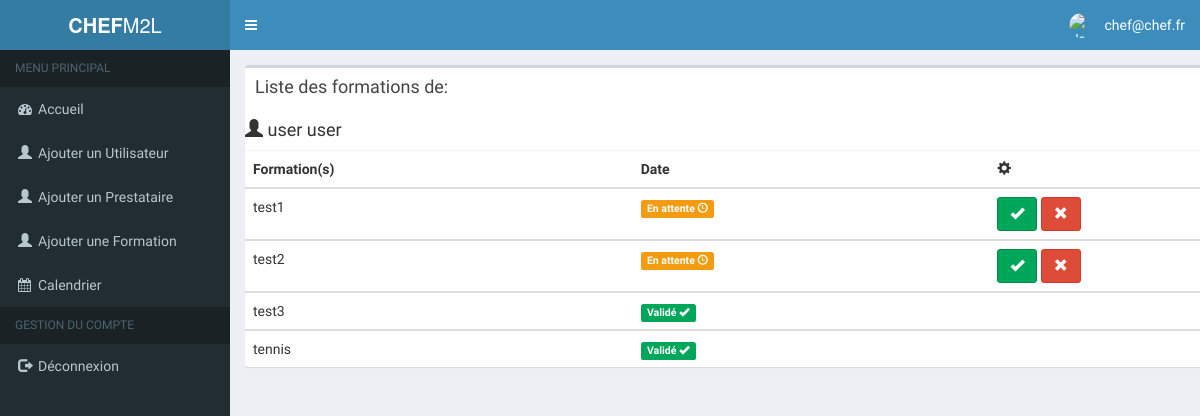
The app's page /M2L/formationUser?id=3 (signed in), older data.
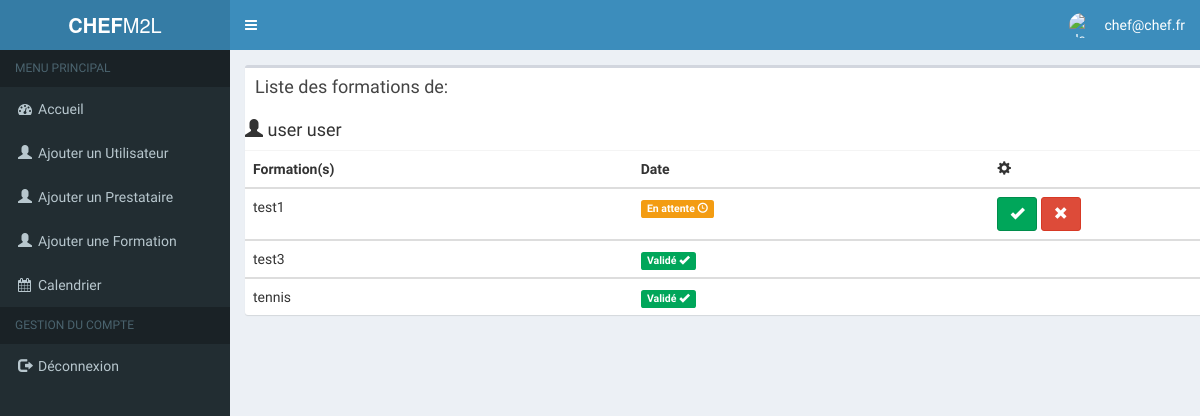
The same page, newer data.
### tables this page shows
CREATE TABLE `suivre` (
  `etat` varchar(25) DEFAULT NULL,
  `id_s` int(11) NOT NULL,
  `id_f` int(11) NOT NULL
);

CREATE TABLE `formation` (
  `id_f` int(11) NOT NULL,
  `libelle` varchar(25) DEFAULT NULL,
  `contenu` varchar(255) DEFAULT NULL,
  `date_d` date NOT NULL,
  `date_f` date NOT NULL,
  `NbJour` int(2) DEFAULT NULL,
  `credits` int(3) DEFAULT NULL,
  `id_p` int(11) DEFAULT NULL,
  `id_a` int(11) NOT NULL
);

### M2L/Models/formationUser.php (called while the page is built, shortened)
<?php
function getFormationsUser($id)
{
		global $bdd;
       	$reponse = $bdd->prepare('SELECT formation.id_f ,salarie.id_s, salarie.nom, salarie.prenom, formation.libelle, suivre.etat
			from suivre, salarie, formation
			where salarie.id_s = suivre.id_s
			and formation.id_f = suivre.id_f
			and salarie.id_s =:id');
        $reponse->bindValue(':id', $id,PDO::PARAM_STR);
        $reponse->execute();
        while($data = $reponse->fetchAll())
        {
            return $data;
        }
}
?>

### M2L/Views/formationUser.php (the view)
<div class="container">
    <div class="row">
        <div class="col-xs-12">
            <div class="box">
                <div class="box-header">
                    <h3 class="box-title"> Liste des formations de: </h3>
                </div>
                <div class="box-body table-responsive no-padding">
                    <table class="table table-hover">
                        <tr>
                            <th>Formation(s)</th>
                            <th>Date</th>
                            <th><i class="glyphicon glyphicon-cog"></th>
                        </tr>
                        <?php
                        if (sizeof($listeFormation) > 0) {
                            echo('<h4><i class="glyphicon glyphicon-user"></i> ' . " " . $listeFormation[0]['nom'] . " " . $listeFormation[0]['prenom'] . '</h4>');
                            foreach ($listeFormation as $key => $value) {
                                $form = "";
                                if($value['etat'] == "Validé")
                                 {
                                     $etat = '<span class="label label-success">'.$value['etat'].' <i class="glyphicon glyphicon-ok"></i></span>';
                                 }
                                 elseif($value['etat'] == "Refusé")
                                 {
                                    $etat = '<span class="label label-danger">'.$value['etat'].' <i class="glyphicon glyphicon-remove"></i></span>';
                                 }
                                 else
                                 {
                                    $etat = '<span class="label label-warning">'.$value['etat'].' <i class="glyphicon glyphicon-time"></i></span>';
                                    $form = '<form method="post">
                                            <button type="submit" class="btn btn-success" name="Valide" ><span class="glyphicon glyphicon-ok" aria-hidden="true"></span></button>
                                            <button type="submit" class="btn btn-danger" name="Refuse" ><span class="glyphicon glyphicon-remove" aria-hidden="true"></span></button>
                                            <input name="idForm" type="hidden" value="'.$value['id_f'].'" >
                                                </form>';
                                 }
                                echo '
                                        <tbody>
                                            <tr>
                                                <td>'.$value["libelle"].'</td>
                                                <td>
                                                '.$etat.'
                                                </td>
                                                <td>
                                                '.$form.'
                                                </td>
                                            </tr>
                                        </tbody>';
                            }
                      }
                      else{
                        echo '
                                        <tbody>
                                            <tr>
                                                <td>Aucune formation</td></tr></tbody>';
                        }
                        ?>
                    </table>
                </div>
            </div>
        </div>
    </div>
</div>

Row changes from the older to the newer data that the page shows:
removed suivre: id_f.libelle "test2", etat "En attente"
